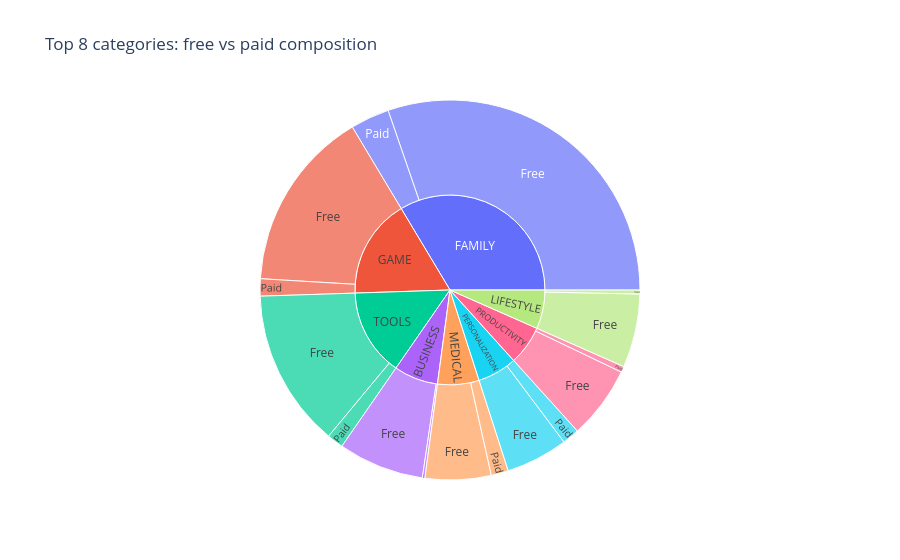

Notebook source saved alongside this figure:
### Code cell
# Drill-down: installs by category -> content rating -> type
sun = apps[apps.Category.isin(cat.head(8).index)].groupby(["Category", "Type"], as_index=False).agg(apps=("App", "count"))
px.sunburst(sun, path=["Category", "Type"], values="apps", title="Top 8 categories: free vs paid composition").show()

### Figure 1 — Plotly figure (JSON) as saved in the notebook; plotly's stock layout.template omitted (floating-point values rounded to 4 significant figures)
{"data": [{"branchvalues": "total", "domain": {"x": [0, 1], "y": [0, 1]}, "hovertemplate": "labels=%{label}<br>apps=%{value}<br>parent=%{parent}<br>id=%{id}<extra></extra>", "ids": ["BUSINESS/Free", "BUSINESS/Paid", "FAMILY/Free", "FAMILY/Paid", "GAME/Free", "GAME/Paid", "LIFESTYLE/Free", "LIFESTYLE/Paid", "MEDICAL/Free", "MEDICAL/Paid", "PERSONALIZATION/Free", "PERSONALIZATION/Paid", "PRODUCTIVITY/Free", "PRODUCTIVITY/Paid", "TOOLS/Free", "TOOLS/Paid", "BUSINESS", "FAMILY", "GAME", "LIFESTYLE", "MEDICAL", "PERSONALIZATION", "PRODUCTIVITY", "TOOLS"], "labels": ["Free", "Paid", "Free", "Paid", "Free", "Paid", "Free", "Paid", "Free", "Paid", "Free", "Paid", "Free", "Paid", "Free", "Paid", "BUSINESS", "FAMILY", "GAME", "LIFESTYLE", "MEDICAL", "PERSONALIZATION", "PRODUCTIVITY", "TOOLS"], "name": "", "parents": ["BUSINESS", "BUSINESS", "FAMILY", "FAMILY", "GAME", "GAME", "LIFESTYLE", "LIFESTYLE", "MEDICAL", "MEDICAL", "PERSONALIZATION", "PERSONALIZATION", "PRODUCTIVITY", "PRODUCTIVITY", "TOOLS", "TOOLS", "", "", "", "", "", "", "", ""], "type": "sunburst", "values": [408.0, 12.0, 1691.0, 185.0, 863.0, 82.0, 350.0, 19.0, 313.0, 82.0, 295.0, 81.0, 346.0, 28.0, 751.0, 78.0, 420.0, 1876.0, 945.0, 369.0, 395.0, 376.0, 374.0, 829.0]}], "layout": {"legend": {"tracegroupgap": 0}, "title": {"text": "Top 8 categories: free vs paid composition"}}}
